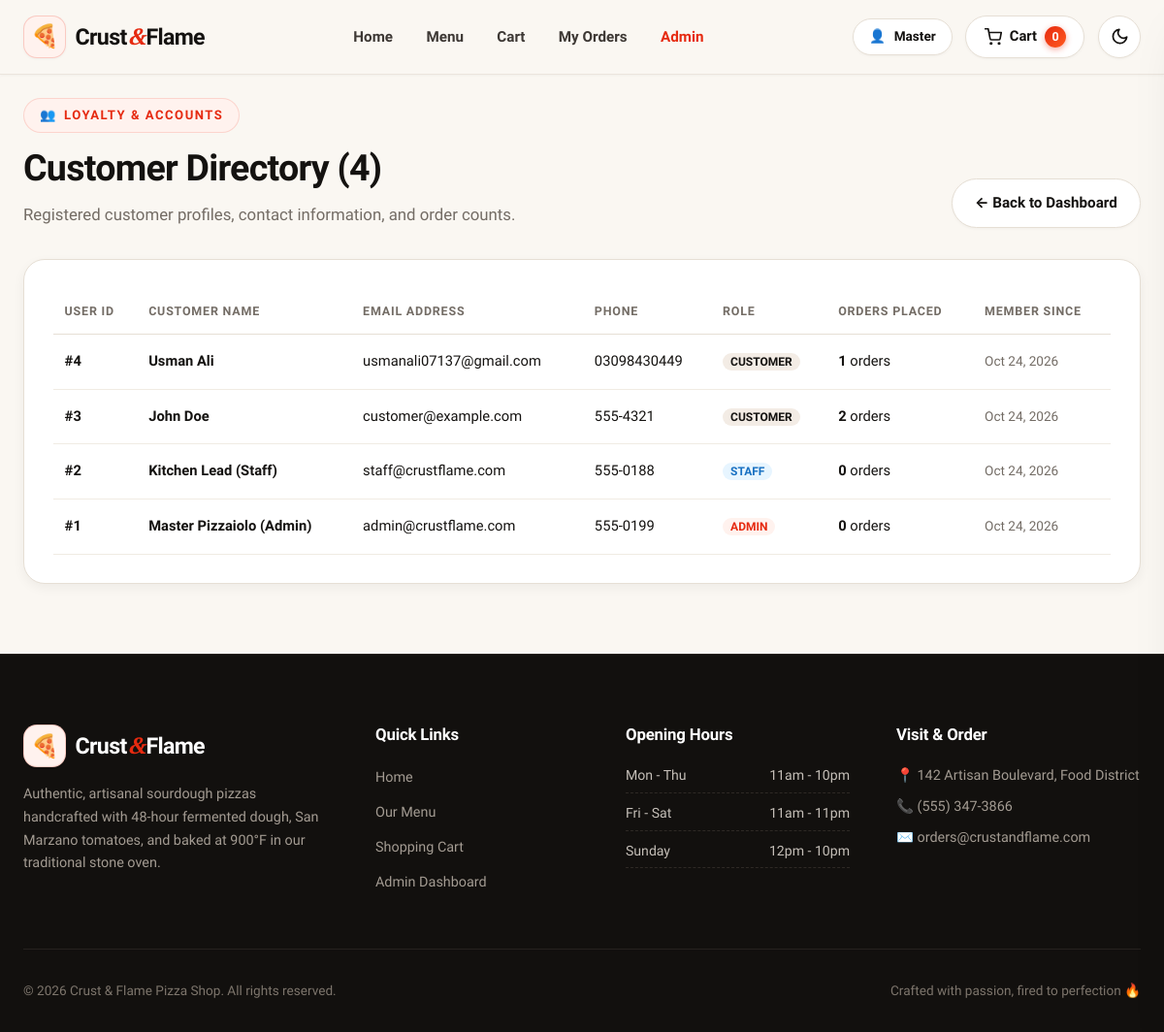
The app's page /admin/customers (signed in), older data.
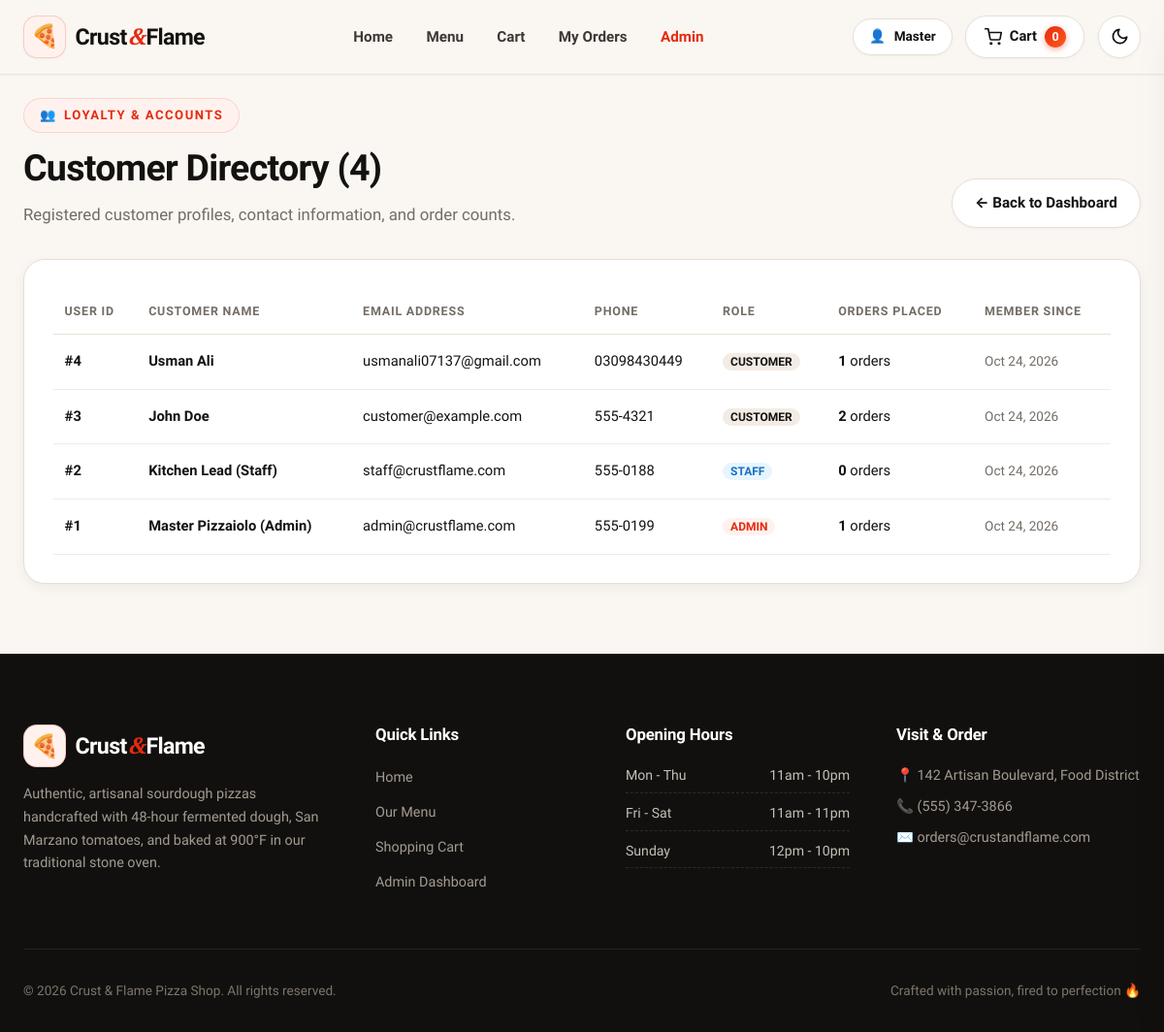
The same page, newer data.
### app/models/user.py (models this page shows, shortened)
class User(Base):
    __tablename__ = "users"
    id = Column(Integer, primary_key=True, index=True)
    email = Column(String(120), unique=True, index=True, nullable=False)
    hashed_password = Column(String(255), nullable=False)
    full_name = Column(String(100), nullable=False)
    phone = Column(String(30), nullable=True)
    address = Column(String(255), nullable=True)
    role = Column(String(20), default="customer", nullable=False)  # 'customer', 'staff', 'admin'
    loyalty_points = Column(Integer, default=100, nullable=False)
    is_active = Column(Boolean, default=True, nullable=False)
    created_at = Column(DateTime, default=datetime.utcnow)
    orders = relationship("Order", back_populates="user", cascade="all, delete-orphan")
    reviews = relationship("Review", back_populates="user", cascade="all, delete-orphan")

### app/routers/admin.py (the view)
@router.get("/customers", response_class=HTMLResponse)
def admin_customers(
    request: Request,
    current_user: User = Depends(require_role(["admin", "staff"])),
    db: Session = Depends(get_db)
):
    customers = db.query(User).order_by(User.created_at.desc()).all()
    return templates.TemplateResponse(
        "admin/customers.html",
        {"request": request, "user": current_user, "customers": customers}
    )

### app/templates/admin/customers.html (shortened to what this page needs)
{% extends "base.html" %}
{% block content %}
<div class="admin-header">
  <div>
    <div class="section-tag">
      <span>👥</span> Loyalty & Accounts
    </div>
    <h1 class="section-title">Customer Directory ({{ customers|length }})</h1>
    <p class="section-subtitle">
      Registered customer profiles, contact information, and order counts.
    </p>
  </div>
  <div style="display: flex; gap: 0.75rem;">
    <a href="/admin" class="btn btn-secondary">&larr; Back to Dashboard</a>
  </div>
</div>
<div class="admin-card">
  <div class="table-responsive">
    <table class="admin-table">
      <thead>
        <tr>
          <th>User ID</th>
          <th>Customer Name</th>
          <th>Email Address</th>
          <th>Phone</th>
          <th>Role</th>
          <th>Orders Placed</th>
          <th>Member Since</th>
        </tr>
      </thead>
      <tbody>
        {% for cust in customers %}
          <tr>
            <td><strong>#{{ cust.id }}</strong></td>
            <td><strong>{{ cust.full_name }}</strong></td>
            <td>{{ cust.email }}</td>
            <td>{{ cust.phone or 'Not provided' }}</td>
            <td>
              <span style="font-size: 0.75rem; font-weight: 700; padding: 2px 8px; border-radius: var(--radius-full);
                {% if cust.role == 'admin' %}background: var(--primary-soft); color: var(--primary);
                {% elif cust.role == 'staff' %}background: #E7F5FF; color: #1971C2;
                {% else %}background: var(--bg-subtle); color: var(--text-main);{% endif %}">
                {{ cust.role.upper() }}
              </span>
            </td>
            <td><strong>{{ cust.orders|length }}</strong> orders</td>
            <td><span style="font-size: 0.85rem; color: var(--text-muted);">{{ cust.created_at.strftime('%b %d, %Y') }}</span></td>
          </tr>
        {% endfor %}
      </tbody>
    </table>
  </div>
</div>
{% endblock %}

### app/templates/base.html (shortened to what the changed rows need)
<!DOCTYPE html>
<html lang="en">
  <head>
    <link rel="stylesheet" href="/static/css/main.css" />
  </head>
  <body>
    <div class="site-wrapper">
      <header class="site-header">
        <div class="container">
          <nav class="navbar">
            <div class="nav-actions">
              {% if user or (request.state.user is defined and request.state.user) %}
                {% set u = user or request.state.user %}
                <a href="/profile" class="btn btn-sm btn-secondary" title="View Profile">
                  <span>👤</span> <span>{{ u.full_name.split(' ')[0] }}</span>
                </a>
              {% else %}
                <a href="/auth/login" class="btn btn-sm btn-secondary" title="Sign In">
                  <span>🔐</span> <span>Sign In</span>
                </a>
              {% endif %}
            </div>
          </nav>
        </div>
      </header>
      <main class="main-content">
        <div class="container">
          {% block content %}{% endblock %}
        </div>
      </main>
    </div>
  </body>
</html>

Row changes from the older to the newer data that the page shows:
changed User "Master Pizzaiolo (Admin)": orders|length "0" → "1"
